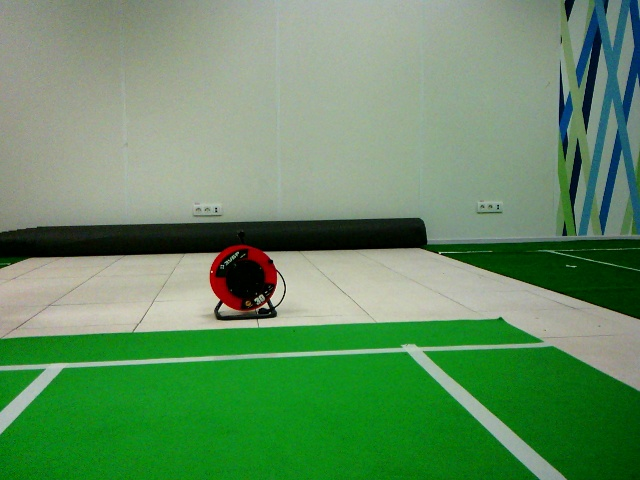
#> input picture sprint_baseline/IMAGE0.jpg, 640 x 480 px
$ python -i line_detect.py   (imports and definitions only)   (older library calls are emulated)
#> lines starting #> are read from the running program, lines starting #| are printed output that depends on the picture; after the words box and inside, x2 and y2 are one past the last pixel; in counts of white or black regions, pixels touching at a corner belong together
#!/usr/bin/env python
# -*- coding: utf-8 -*-
import numpy as np
import cv2
#RG chromaticity
X_DIM = 640
Y_DIM = 480
class Line():
    def __init__(self,k, b, x_min,x_max):
        self.k,self.b=k,b
        self.xmin,self.xmax = int(x_min),int(x_max)
        y_extrs = [k*x_min+b,k*x_max+b]
        self.ymin,self.ymax = int(min(y_extrs)),int(max(y_extrs))
    def y(self,x, type_=int):
        return type_(self.k*x+self.b)

def turn_to_RG (img):
    (h, w, d) = img.shape

    norm = np.zeros ((h, w), np.float)
    norm = img [:, :, 0].astype ('float') +\
           img [:, :, 1].astype ('float') +\
           img [:, :, 2].astype ('float')

    norm [norm == 0] = 5

    turned = np.zeros (img.shape, np.uint8)
    turned [:, :, 0] = ((img [:, :, 0].astype ('float')) / norm * 255).astype ('uint8')
    turned [:, :, 1] = ((img [:, :, 1].astype ('float')) / norm * 255).astype ('uint8')
    turned [:, :, 2] = ((img [:, :, 2].astype ('float')) / norm * 255).astype ('uint8')

    return turned

"""
def turn_to_RG (img):
    (h, w, d) = img.shape

    norm = img.sum(2).astype(float)
    norm [norm == 0] = 5
    turned = ((img.sum(2)/norm)*255).astype('uint8')
    return turned

def obtain_color_ratio_mask (img, components=(60,180,10), th=170, bl=61, use_rg =True):
    sh = img [:, :, 0].shape
    if use_rg==False:
        rg = img
        smoothed = cv2.blur (rg, (bl, bl))
        needed = img.copy ()
        needed [:, :, 0] = np.full (sh, components [0])
        needed [:, :, 1] = np.full (sh, components [1])
        needed [:, :, 2] = np.full (sh, components [2])
    else:
        rg = turn_to_RG (img)
        smoothed = cv2.blur (rg, (bl, bl))
        raise Exception('needed is not defined yet while using rg')
    diff = cv2.absdiff (smoothed, needed)
    dif = diff#dif is to be 2d while using rg
    ret, res_mask = cv2.threshold (dif, th, 255, cv2.THRESH_BINARY_INV)
    res_mask = cv2.morphologyEx (res_mask, cv2.MORPH_ERODE, np.ones ((int (bl), int (bl)), np.uint8))
    res_mask = cv2.morphologyEx (res_mask, cv2.MORPH_CLOSE, np.ones ((int (bl), int (bl)), np.uint8))
    res = cv2.bitwise_and (img, img, mask = res_mask)

    return res, res_mask
    #return diff
"""

def obtain_color_ratio_mask (img, components, th, bl, use_rg = True):
    sh = img [:, :, 0].shape

    rg = img

    if (use_rg == True):
        rg = turn_to_RG (img)

    smoothed = cv2.blur (rg, (bl, bl))
    if use_rg:
        assert len(smoothed.shape)==3
    needed = img.copy ()
    needed [:, :, 0] = np.full (sh, components [0])
    needed [:, :, 1] = np.full (sh, components [1])
    needed [:, :, 2] = np.full (sh, components [2])
    needed = needed.astype('uint8')
    diff = cv2.absdiff (smoothed, needed)

    dif = diff [:, :, 0] + diff [:, :, 1] + diff [:, :, 2]

    ret, res_mask = cv2.threshold (dif, th, 255, cv2.THRESH_BINARY_INV)

    res_mask = cv2.morphologyEx (res_mask, cv2.MORPH_ERODE, np.ones ((int (bl), int (bl)), np.uint8))
    res_mask = cv2.morphologyEx (res_mask, cv2.MORPH_CLOSE, np.ones ((int (bl), int (bl)), np.uint8))

    res = cv2.bitwise_and (img, img, mask = res_mask)

    return res, res_mask

# [42 lines left out: functions erase_little_parts, are_close, line_filter, not called in this run]

def getLines (img, edit_shape=(480,360), filter_lines=False):
    #init_shape=img.shape
    #img = cv2.resize(img,edit_shape)

    field, f_mask = obtain_color_ratio_mask (img, (60, 180, 10), 170, 61, use_rg = True)
    #field2, f2_mask = obtain_color_ratio_mask (img, (60, 180, 10), 170, 5, use_rg = False)
    field2, f2_mask = obtain_color_ratio_mask (img, (60, 180, 10), 170, 1, use_rg =True)
    f2_mask_inv = cv2.bitwise_not (f2_mask)
    field_cut = cv2.bitwise_and (field, field, mask = f2_mask_inv)
    field_cut_resized = cv2.resize (field_cut, (X_DIM,Y_DIM))
    gray = cv2.cvtColor(field_cut_resized.astype('uint8')
    ,cv2.COLOR_BGR2GRAY)#I use only field_cut_resized
    kernel_size = 5
    blur_gray = cv2.GaussianBlur(gray,(kernel_size, kernel_size),0)
    low_threshold = 50
    high_threshold = 150
    edges = cv2.Canny (blur_gray, low_threshold, high_threshold)
    rho = 1  # distance resolution in pixels of the Hough grid
    theta = np.pi / 180  # angular resolution in radians of the Hough grid
    threshold = 45  # minimum number of votes (intersections in Hough grid cell)
    min_line_length = 100  # minimum number of pixels making up a line
    max_line_gap = 60  # maximum gap in pixels between connectable line segments
    # Run Hough on edge detected image
    # Output "lines" is an array containing endpoints of detected line segments
    lines = cv2.HoughLinesP(edges, rho, theta, threshold, np.array([]),
                        min_line_length, max_line_gap)
    answer=[]
    print(len(answer))
    if lines is not None:
        for line in lines:
            print(line)
            print(line.shape)
            x1,y1,x2,y2=line[0]
            k=(y2-y1)/(x2+0.0-x1)#to be float
            b=(y1*x2-x1*y2)/(x2+0.0-x1)#to be float
            x_min=min(x1,x2)
            x_max=max(x1,x2)
            answer.append(Line(k,b,x_min,x_max))
        if filter_lines:
            answer = line_filter(answer)
    return answer

>>> import cv2
>>> picture = cv2.imread('IMAGE0.jpg')
#> picture is the input picture: shape (480, 640, 3); mean B, G, R 98.7, 141.9, 99.5
>>> result = getLines(picture)
#> in turn_to_RG, `norm [norm == 0] = 5`: norm: shape (480, 640) float64; min 1, max 682, mean 340.2
#> in turn_to_RG, `turned [:, :, 1] = ((img [:, :, 1].astype ('float')) / norm * 255).ast..`:
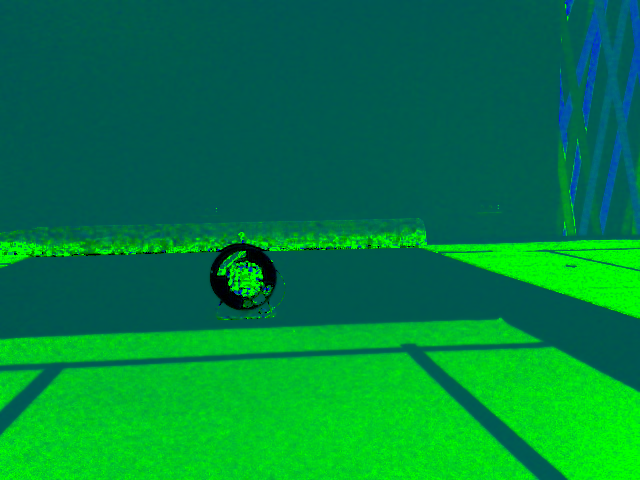
#> turned: shape (480, 640, 3); mean B, G, R 63.4, 129, 0
#> in obtain_color_ratio_mask, `smoothed = cv2.blur (rg, (bl, bl))`:
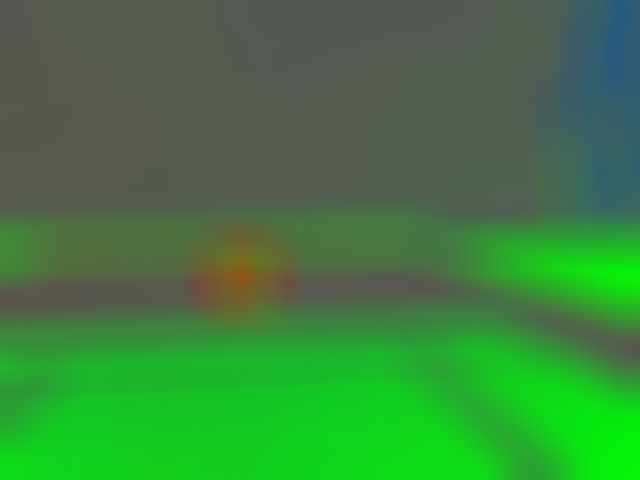
#> smoothed: shape (480, 640, 3); mean B, G, R 63.4, 129, 61.2
#> in obtain_color_ratio_mask, `needed [:, :, 2] = np.full (sh, components [2])`:
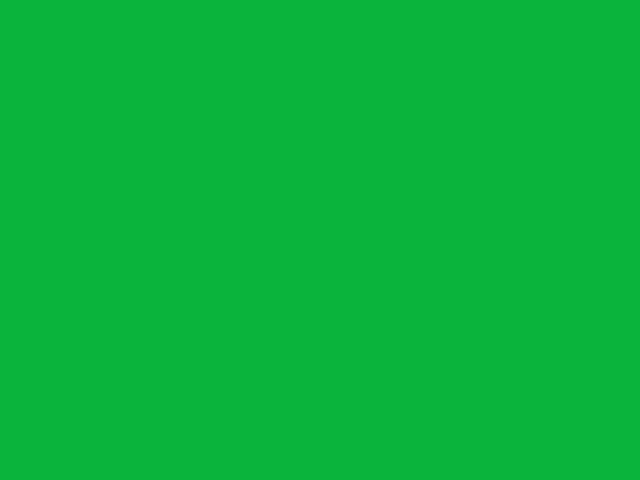
#> needed: shape (480, 640, 3); mean B, G, R 60, 180, 10
#> in obtain_color_ratio_mask, `ret, res_mask = cv2.threshold (dif, th, 255, cv2.THRESH_BINARY_INV)`:
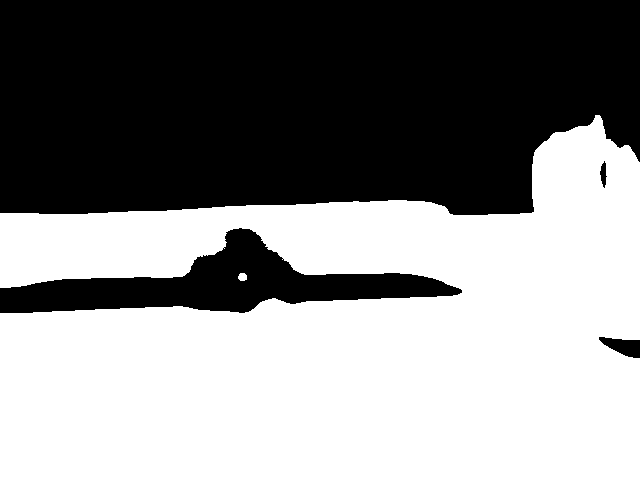
#> res_mask: shape (480, 640); 53.8% white; 4 black regions, box (x1, y1, x2, y2) and area: (0, 0, 640, 215) 125666, (0, 228, 462, 313) 15689, (599, 337, 640, 358) 524, (600, 161, 607, 188) 113
#> in obtain_color_ratio_mask, `ret, res_mask = cv2.threshold (dif, th, 255, cv2.THRESH_BINARY_INV)`: ret = 170
#> in obtain_color_ratio_mask, `res_mask = cv2.morphologyEx (res_mask, cv2.MORPH_ERODE, np.ones ((int ..`: res_mask: shape (480, 640); 34% white; 3 white regions, box (x1, y1, x2, y2) and area: (0, 176, 640, 480) 102621, (321, 232, 419, 244) 950, (0, 241, 160, 255) 790
#> call 2 of obtain_color_ratio_mask, with components = (60, 180, 10), th = 170, bl = 1, use_rg = True
#> in obtain_color_ratio_mask (call 2), `diff = cv2.absdiff (smoothed, needed)`:
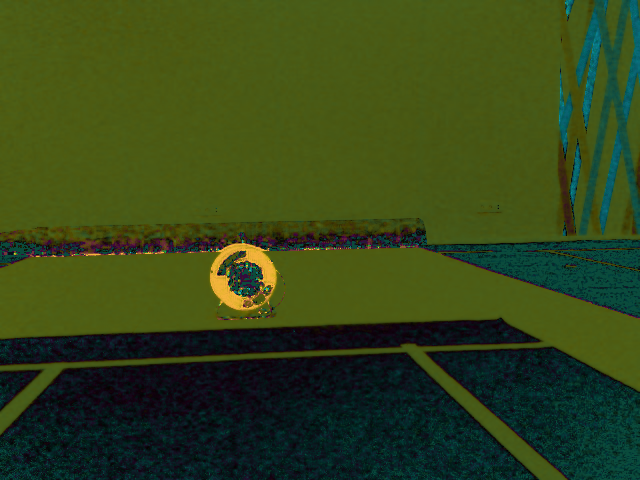
#> diff: shape (480, 640, 3); mean B, G, R 25.3, 69.7, 52.3
#> in obtain_color_ratio_mask (call 2), `dif = diff [:, :, 0] + diff [:, :, 1] + diff [:, :, 2]`:
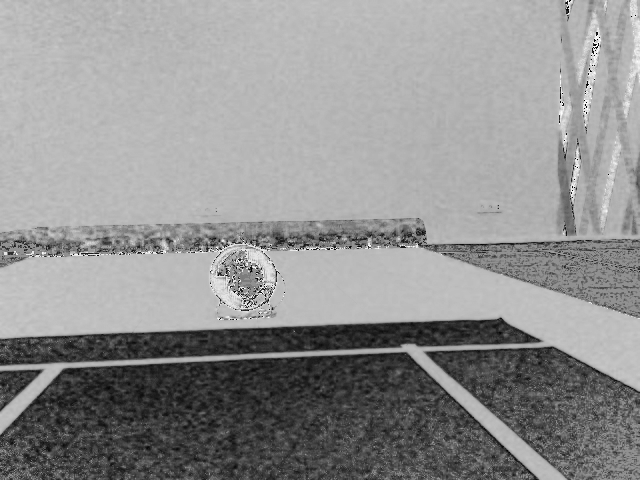
#> dif: shape (480, 640); min 0, max 255, mean 145.1
#> in obtain_color_ratio_mask (call 2), `ret, res_mask = cv2.threshold (dif, th, 255, cv2.THRESH_BINARY_INV)`: res_mask: shape (480, 640); 39.3% white; 266 white regions (251 under 20 px), largest, box (x1, y1, x2, y2) and area: (0, 351, 540, 480) 55412, (0, 316, 640, 480) 32746, (0, 0, 640, 318) 28551
#> in getLines, `edges = cv2.Canny (blur_gray, low_threshold, high_threshold)`:
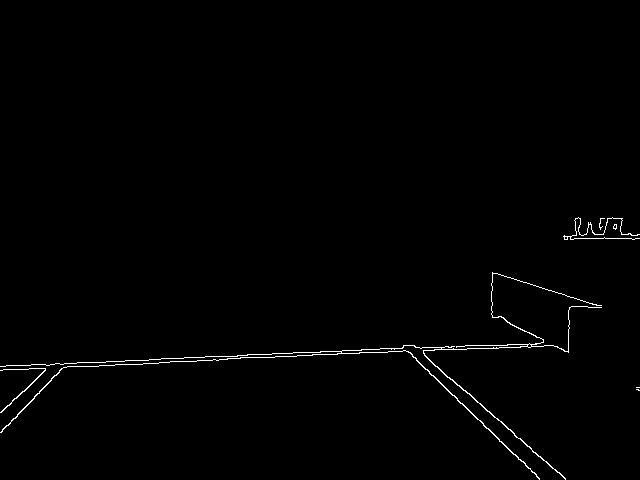
#> edges: shape (480, 640); 0.8% white in thin lines or dots, all inside (x1, y1, x2, y2) = (0, 217, 640, 480)
#> in getLines, `lines = cv2.HoughLinesP(edges, rho, theta, threshold, np.array([]), mi..`: lines = [[6, 365, 148, 360], [24, 369, 568, 341], [412, 345, 565, 478], [149, 359, 271, 354], [402, 347, 539, 479], [403, 346, 536, 474], [0, 370, 252, 357], [272, 353, 466, 349], [497, 273, 598, 305], [434, 349, 568, 346], [411, 345, 565, 479], [247, 354, 568, 343]]
#> the loop in getLines, `for line in lines:` made 12 passes
#> (x1, y1, x2, y2, k, b, x_min, x_max) on passes 1, 2, 4, 6, 7, 8, 10, 12: (6, 365, 148, 360, -0.0352, 365.2, 6, 148), (24, 369, 568, 341, -0.0515, 370.2, 24, 568), (149, 359, 271, 354, -0.041, 365.1, 149, 271), (403, 346, 536, 474, 0.962, -41.85, 403, 536), (0, 370, 252, 357, -0.0516, 370, 0, 252), (272, 353, 466, 349, -0.0206, 358.6, 272, 466), (434, 349, 568, 346, -0.0224, 358.7, 434, 568), (247, 354, 568, 343, -0.0343, 362.5, 247, 568)
#> (x1, y1, x2, y2, k, b, x_min, x_max) on passes 3, 5, 9, 11: (412, 345, 565, 478, 0.869, -13.14, 412, 565), (402, 347, 539, 479, 0.964, -40.33, 402, 539), (497, 273, 598, 305, 0.317, 115.5, 497, 598), (411, 345, 565, 479, 0.87, -12.62, 411, 565)
#> (printed output is left out)
#> after the loop in getLines, `for line in lines:`: answer = 12 items
#> result = 12 items

$ run again, on sprint_baseline/IMAGE3.jpg
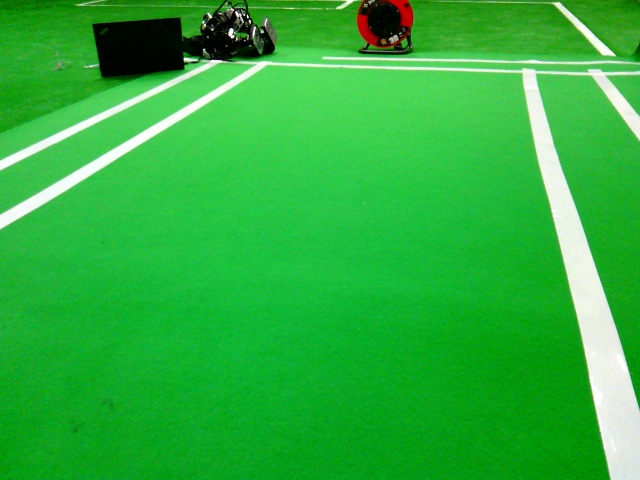
#> input picture sprint_baseline/IMAGE3.jpg, 640 x 480 px
#> picture is the input picture: shape (480, 640, 3); mean B, G, R 59.4, 176.8, 44.4
#> in obtain_color_ratio_mask, `ret, res_mask = cv2.threshold (dif, th, 255, cv2.THRESH_BINARY_INV)`:
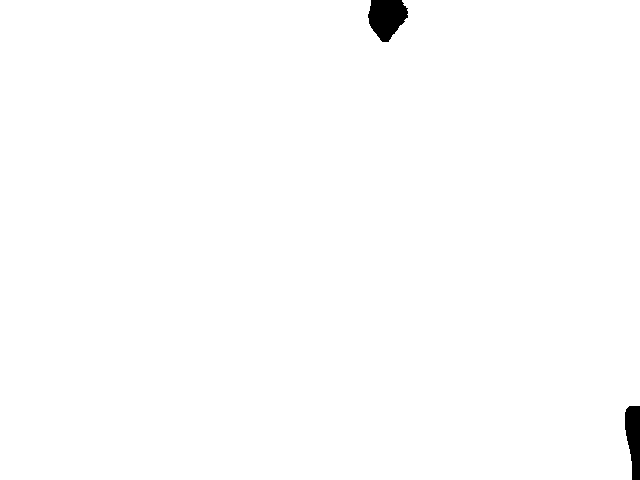
#> res_mask: shape (480, 640); 99.3% white; 2 black regions, box (x1, y1, x2, y2) and area: (368, 0, 408, 42) 1212, (625, 406, 640, 480) 854
#> ret = 170
#> f2_mask_inv: shape (480, 640); 6.7% white; 138 white regions (116 under 20 px), largest, box (x1, y1, x2, y2) and area: (343, 66, 640, 480) 12138, (0, 62, 277, 229) 2800, (0, 58, 227, 170) 1532
#> in getLines, `edges = cv2.Canny (blur_gray, low_threshold, high_threshold)`:
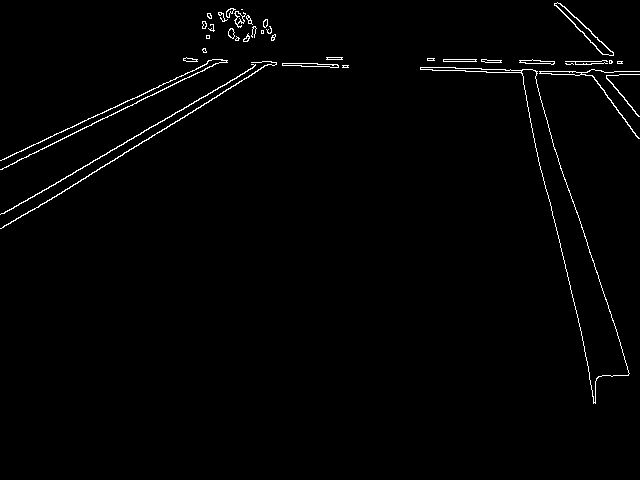
#> edges: shape (480, 640); 1.3% white in thin lines or dots, all inside (x1, y1, x2, y2) = (0, 2, 640, 404)
#> lines = 23 rows, first 6: [0, 169, 275, 35], [186, 61, 347, 66], [0, 160, 218, 59], [0, 214, 265, 61], [183, 58, 317, 63], [34, 209, 266, 65]
#> the loop in getLines, `for line in lines:` made 23 passes
#> (x1, y1, x2, y2, k, b, x_min, x_max) on passes 2, 5, 8, 9, 10, 11, 12, 13: (186, 61, 347, 66, 0.0311, 55.22, 186, 347), (183, 58, 317, 63, 0.0373, 51.17, 183, 317), (573, 201, 629, 373, 3.07, -1558.9, 573, 629), (516, 70, 595, 387, 4.01, -2000.5, 516, 595), (183, 59, 337, 64, 0.0325, 53.06, 183, 337), (427, 58, 621, 62, 0.0206, 49.2, 427, 621), (206, 63, 338, 65, 0.0152, 59.88, 206, 338), (443, 61, 591, 64, 0.0203, 52.02, 443, 591)
#> (printed output is left out)
#> after the loop in getLines, `for line in lines:`: answer = 23 items
